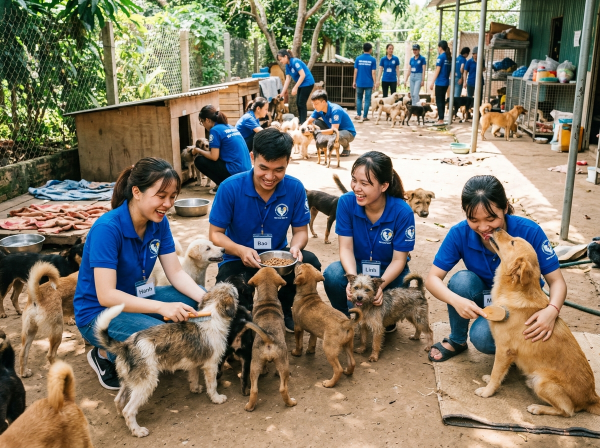
#> input picture images/act-animal.jpg, 1200 x 896 px (shown at 1/2 size); its folder holds only this picture in this run
$ python optimize-images.py
#> lines starting #> are read from the running program, lines starting #| are printed output that depends on the picture
"""Generate deterministic WebP variants from trusted legacy reference images.
Run from frontend; --dry-run reports planned outputs without writing files.
"""

import argparse
import json
from pathlib import Path

from PIL import Image, ImageOps

ROOT = Path(__file__).resolve().parents[1]
SOURCES = ROOT / "public/legacy/images"
WIDTHS = (120, 240, 480, 960, 1600)


def run(dry_run):
#> called with dry_run = False
    records = {}
    before = after = 0
    target = SOURCES / "optimized"
    if not dry_run:
        target.mkdir(exist_ok=True)
    for source in sorted(SOURCES.glob("*.jpg")):
        before += source.stat().st_size
        with Image.open(source) as original:
#> original is the input picture: PIL image 1200x896 RGB; mean R, G, B 130.3, 121.9, 104.5
            image = ImageOps.exif_transpose(original).convert("RGB")
            variants = []
            for width in sorted({min(value, image.width) for value in WIDTHS}):
                height = round(image.height * width / image.width)
                output = target / f"{source.stem}-{width}.webp"
                if not dry_run:
                    image.resize((width, height), Image.Resampling.LANCZOS).save(
                        output, "WEBP", quality=78, method=6, exact=True
                    )
                variants.append(
                    {
                        "src": f"/legacy/images/optimized/{output.name}",
                        "width": width,
                        "height": height,
                    }
                )
#> this loop made 5 passes
#> pass 1, in run, `image.resize((width, height), Image.Resampling.LANCZOS).save( output, ..`:
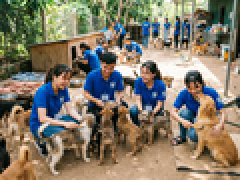
#> saved as act-animal-120.webp: PIL image 120x90 RGB (shown 2 times larger); mean R, G, B 130.5, 121.9, 104.5
#> pass 2, in run, `image.resize((width, height), Image.Resampling.LANCZOS).save( output, ..`:
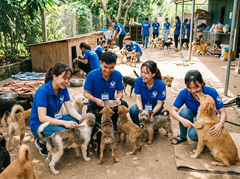
#> saved as act-animal-240.webp: PIL image 240x179 RGB; mean R, G, B 130.4, 121.9, 104.5
#> after the loop, variants = 5 items
            record = {"original": f"/legacy/images/{source.name}", "variants": variants}
            records[source.name] = record
            if not dry_run:
#> (the run stopped early here; a loop or call above may not have finished)

$ run again, on images/act-medical.jpg
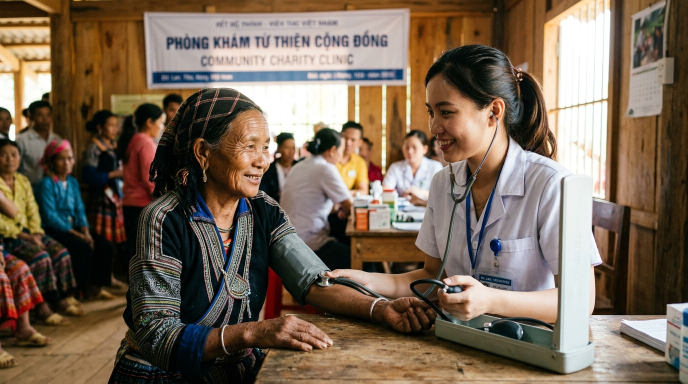
#> input picture images/act-medical.jpg, 1376 x 768 px (shown at 1/2 size)
#> in run, original is the input picture: PIL image 1376x768 RGB; mean R, G, B 118.9, 102, 85.5
#> the loop in run, `for width in sorted({min(value, image.width) for value in WIDTHS}):` made 5 passes
#> pass 1, in run, `image.resize((width, height), Image.Resampling.LANCZOS).save( output, ..`:
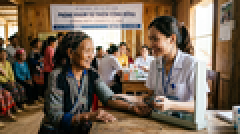
#> saved as act-medical-120.webp: PIL image 120x67 RGB (shown 2 times larger); mean R, G, B 118.9, 101.9, 85.4
#> pass 2, in run, `image.resize((width, height), Image.Resampling.LANCZOS).save( output, ..`:
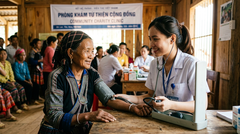
#> saved as act-medical-240.webp: PIL image 240x134 RGB; mean R, G, B 118.9, 101.9, 85.4
#> after the loop in run, `for width in sorted({min(value, image.width) for value in WIDTHS}):`: variants = 5 items

$ run again, on images/act-tree.jpg
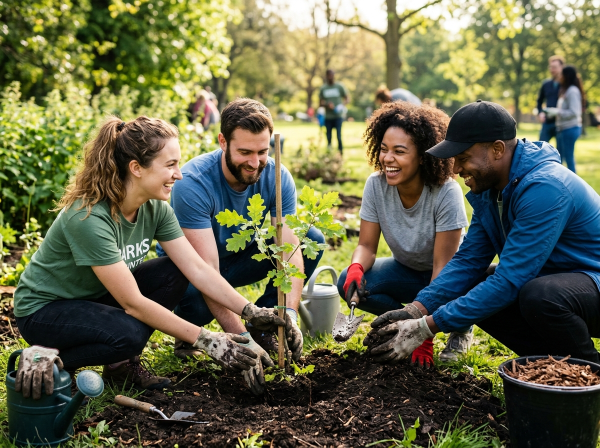
#> input picture images/act-tree.jpg, 1200 x 896 px (shown at 1/2 size)
#> in run, original is the input picture: PIL image 1200x896 RGB; mean R, G, B 99.9, 101.6, 74.5
#> the loop in run, `for width in sorted({min(value, image.width) for value in WIDTHS}):` made 5 passes
#> pass 1, in run, `image.resize((width, height), Image.Resampling.LANCZOS).save( output, ..`:
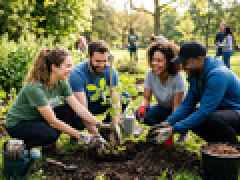
#> saved as act-tree-120.webp: PIL image 120x90 RGB (shown 2 times larger); mean R, G, B 100, 101.6, 74.6
#> pass 2, in run, `image.resize((width, height), Image.Resampling.LANCZOS).save( output, ..`:
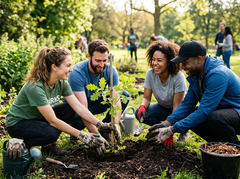
#> saved as act-tree-240.webp: PIL image 240x179 RGB; mean R, G, B 100, 101.6, 74.6
#> after the loop in run, `for width in sorted({min(value, image.width) for value in WIDTHS}):`: variants = 5 items

$ run again, on images/auth-bg.jpg
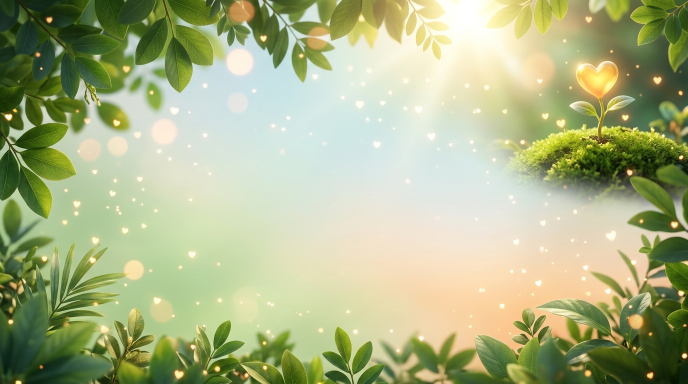
#> input picture images/auth-bg.jpg, 1376 x 768 px (shown at 1/2 size)
#> in run, original is the input picture: PIL image 1376x768 RGB; mean R, G, B 170.4, 178.8, 135
#> the loop in run, `for width in sorted({min(value, image.width) for value in WIDTHS}):` made 5 passes
#> pass 1, in run, `image.resize((width, height), Image.Resampling.LANCZOS).save( output, ..`:
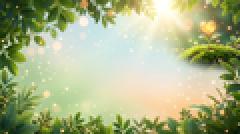
#> saved as auth-bg-120.webp: PIL image 120x67 RGB (shown 2 times larger); mean R, G, B 170.4, 178.8, 135
#> pass 2, in run, `image.resize((width, height), Image.Resampling.LANCZOS).save( output, ..`:
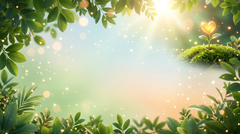
#> saved as auth-bg-240.webp: PIL image 240x134 RGB; mean R, G, B 170.4, 178.8, 135
#> after the loop in run, `for width in sorted({min(value, image.width) for value in WIDTHS}):`: variants = 5 items

$ run again, on images/act-beach.jpg
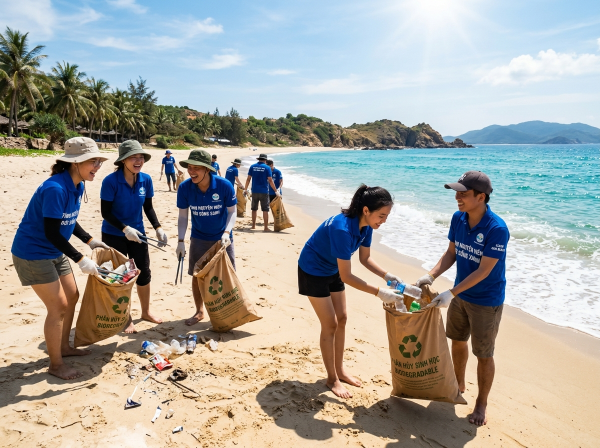
#> input picture images/act-beach.jpg, 1200 x 896 px (shown at 1/2 size)
#> in run, original is the input picture: PIL image 1200x896 RGB; mean R, G, B 166.8, 166.5, 161.2
#> the loop in run, `for width in sorted({min(value, image.width) for value in WIDTHS}):` made 5 passes
#> pass 1, in run, `image.resize((width, height), Image.Resampling.LANCZOS).save( output, ..`:
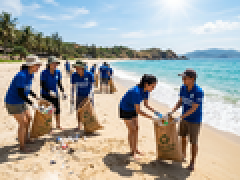
#> saved as act-beach-120.webp: PIL image 120x90 RGB (shown 2 times larger); mean R, G, B 166.9, 166.6, 161.2
#> pass 2, in run, `image.resize((width, height), Image.Resampling.LANCZOS).save( output, ..`:
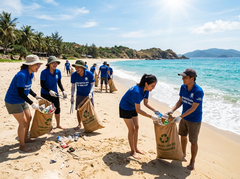
#> saved as act-beach-240.webp: PIL image 240x179 RGB; mean R, G, B 166.8, 166.6, 161.2
#> after the loop in run, `for width in sorted({min(value, image.width) for value in WIDTHS}):`: variants = 5 items
